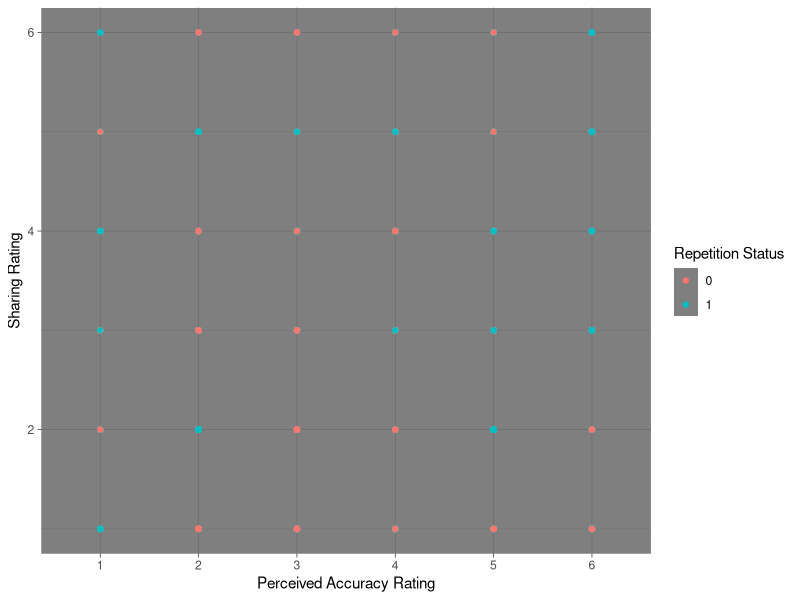

Source code (R):
## ---- chunk 1
# Read the data from the Excel file
library(readxl)
data <- read.csv("Data/Exp2/ResTrialLevel_Exp2.csv")
#print first 10 rows of the data
head(data, 10)
## ---- chunk 2
group1 <- subset(data, Rep1 == 0)$Sharing
group2 <- subset(data, Rep1 == 1)$Sharing

# Perform the two-sample t-test
t.test(group1, group2, var.equal = TRUE)
## ---- chunk 3
bartlett.test(Sharing ~ Rep1, data = data)
## ---- chunk 4
result <- aov(Sharing ~ factor(Rep1), data = data)

# Print the ANOVA table
summary(result)
## ---- chunk 5
# One way ANOVA on the mean sharing rating
#seaparate the data into two groups based on the repeated statement exposure
data1 <- data[data$Rep1 == 1,]
data2 <- data[data$Rep1 == 0,]

#perform one way ANOVA
oneway.test(Sharing ~ Rep1, data, var.equal = TRUE)
## ---- chunk 6
# conduct two-way ANOVA
# replacement has 0 rows, data has 6000
data_temp <- data

# convert to factor
data_temp$PercAccuracy <- as.factor(data_temp$PercAccuracy)
data_temp$Rep1 <- as.factor(data_temp$Rep1)
model <- aov(Sharing ~ PercAccuracy * Rep1, data = data_temp)

# model <- aov(SM ~ PercAccuracy * Rep1, data_temp)

# # display summary of results
summary(model)
print(model)
## ---- chunk 7
# load necessary libraries
library(ggplot2)

# create scatter plot
ggplot(data_temp, aes(x=PercAccuracy, y=Sharing, color=factor(Rep1))) + 
  geom_point() +
  labs(x="Perceived Accuracy Rating", y="Sharing Rating", color="Repetition Status") +
  theme_dark()
## ---- chunk 8
head(data,10)
cor.test(data$PercAccuracy, data$Sharing, method = "spearman")
## ---- chunk 9
# library (tidyverse)
#import library for ggplot
library(ggplot2)
library(dplyr)

# Fit a linear regression model
avgData <- data.frame(data)
avgData <- avgData %>%
  group_by(ParticipantPublicID, True1, Rep1) %>%
  summarize(Sharing = mean(Sharing), 
            PercAccuracy = mean(PercAccuracy),
            SM = mean(SM))

head(avgData, 10)

# model <- lm(Sharing ~ PercAccuracy, data = data)

# # View the summary of the model
# summary(model)

# # Plot the data and the regression line
# ggplot(data, aes(x=PercAccuracy, y=Sharing)) + 
#   geom_point() +
#   geom_smooth(method = "lm", se = FALSE) +
#   labs(x="Perceived Accuracy Rating", y="Sharing Rating") +
#   theme_dark()
## ---- chunk 10
#first we check if the variances are equal
bartlett.test(Sharing ~ True1, data = data)
## ---- chunk 11
#separate groups based on the truth value of the statement
truth_data <- data[data$True1 == 1,]
false_data <- data[data$True1 == 0,]

#check if the variances are equal using F test
var.test(truth_data$Sharing, false_data$Sharing)
## ---- chunk 12
t.test(truth_data$Sharing, false_data$Sharing, var.equal = FALSE)
## ---- chunk 13
library(readxl)
#read the xlsx file using readxl
data1 <- readxl::read_excel("Data/Exp2/ResultsIndivLevel_Exp2.xlsx")
#take only the columns titled ID1 and ShareFirst1
data1 <- data1[,c(1,9)]
head(data1, 10)
## ---- chunk 14
#now in the original data, we separate them based on whether ShareFirst1 is 1 or 0 in data1 for each participant
#we then take the mean of the sharing rating for each group

merged_df <- merge(data, data1, by.x = "ParticipantPublicID", by.y = "ID1")
#rename the column named ShareFirst1...9 to ShareFirst
colnames(merged_df)[colnames(merged_df) == "ShareFirst1...9"] <- "ShareFirst"
head(merged_df, 10)
## ---- chunk 15
share_first <- merged_df[merged_df$ShareFirst == 1,]
acc_first <- merged_df[merged_df$ShareFirst == 0,]
## ---- chunk 16
head(share_first, 10)
## ---- chunk 17
head(acc_first, 10)
## ---- chunk 18
#check if the variances are equal using F test
var.test(share_first$Sharing, acc_first$Sharing)
## ---- chunk 19
#perform t test
t.test(share_first$Sharing, acc_first$Sharing, var.equal = TRUE)
